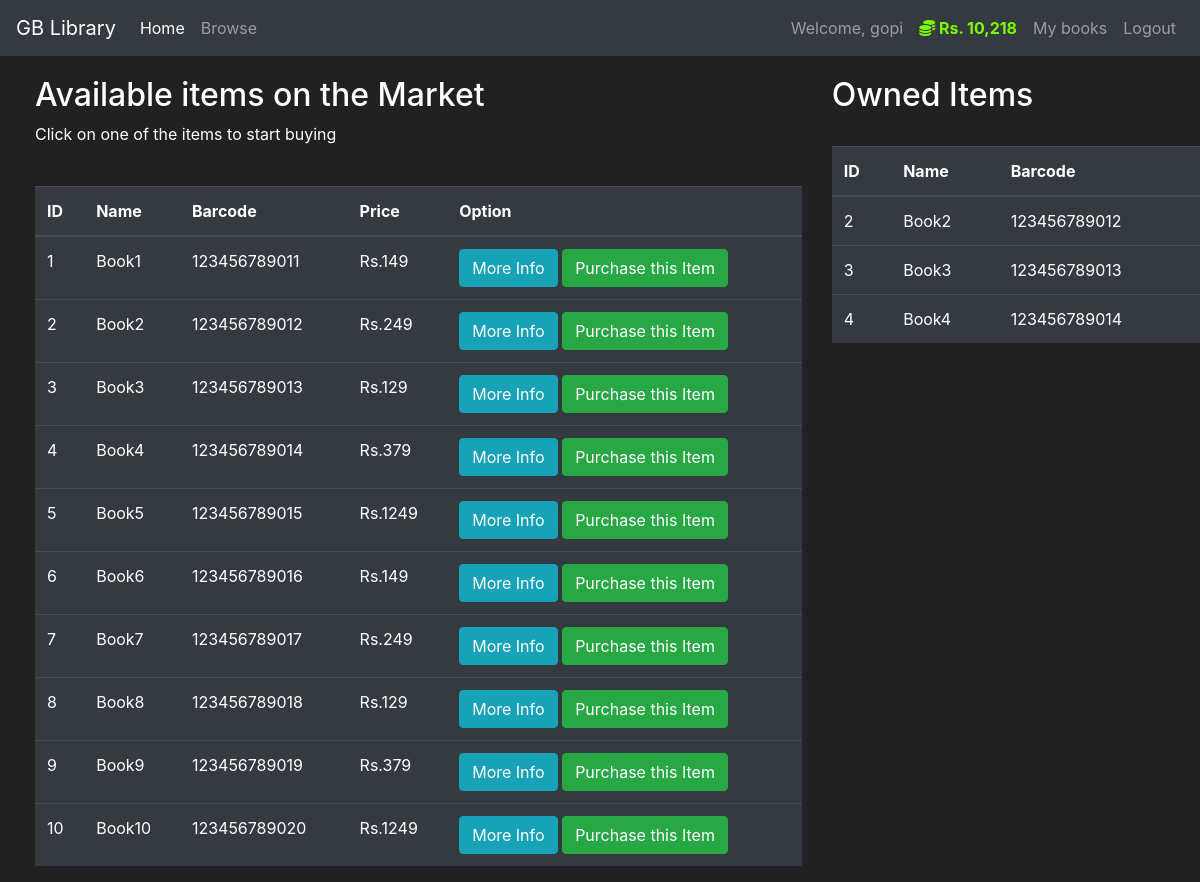
/browse (signed in), run on the app's committed database.
### library/models.py (models this page shows, shortened)
class User(db.Model, UserMixin):
    id =db.Column(db.Integer(), primary_key=True)
    username = db.Column(db.String(length=30),nullable=False, unique=True)
    email_address = db.Column(db.String(length=50), nullable=False, unique=True)
    password_hash = db.Column(db.String(length=60), nullable=False)
    budget = db.Column(db.Integer(), nullable=False, default=15000)
    items = db.relationship('Item', backref='owned_user', lazy=True)
    @property
    def prettier_budget(self):
        if len(str(self.budget))>=4:
            return f'{str(self.budget)[:-3]},{str(self.budget)[-3:]}'
        else:
            return f'{self.budget}'
    @property
    def password(self):
        return self.password

class Item(db.Model):
    id =db.Column(db.Integer(), primary_key=True)
    name = db.Column(db.String(length=30), nullable=False, unique=True)
    price = db.Column(db.Integer(), nullable=False)
    barcode = db.Column(db.String(12), nullable=False, unique=True)
    description = db.Column(db.String(length=1024), nullable=False, unique=True)
    owner = db.Column(db.Integer(),db.ForeignKey('user.id'))

### library/routes.py (the view, shortened to what this page needs)
@app.route('/browse', methods=['GET','POST'])
@login_required
def browse_page():
    purchase_form = PurchaseItemForm()
    items = Item.query.all()
    owned_items = Item.query.filter_by(owner=current_user.id)
    return render_template('browse.html', items=items, purchase_form=purchase_form, owned_items=owned_items )

### library/models.py (called while the page is built)
@login_manager.user_loader
def load_user(user_id):
    return User.query.get(int(user_id))

### library/templates/browse.html (shortened to what this page needs)
{% extends 'layout.html' %}
{% block content %}
<div class="row" style="margin-top:20px; margin-left:20px">
   <div class="col-8">
       <h2>Available items on the Market</h2>
       <p>Click on one of the items to start buying</p>
       <br>
       <table class="table table-hover table-dark">
        <thead>
            <tr>
                <th scope="col">ID</th>
                <th scope="col">Name</th>
                <th scope="col">Barcode</th>
                <th scope="col">Price</th>
                <th scope="col">Option</th>
            </tr>
        </thead>
        <tbody>
            {% for item in items %}
                <tr>
                    <td>{{ item.id }}</td>
                    <td>{{ item.name }}</td>
                    <td>{{ item.barcode }}</td>
                    <td>Rs.{{ item.price }}</td>
                    <td>
                        <button data-toggle="modal" data-target="#Modal-MoreInfo-{{ item.id }}" class="btn btn-outline btn-info">More Info</button>
                        <button class="btn btn-outline btn-success" data-toggle="modal" data-target="#Modal-Purchase-{{ item.id }}" >Purchase this Item</button>
                    </td>
                </tr>
            {% endfor %}
        </tbody>
    </table>
   </div>
   <div class="col-4">
        <h2>Owned Items</h2>
        <br>
        <table class="table table-hover table-dark">
            <thead>
                <tr>
                    <th scope="col">ID</th>
                    <th scope="col">Name</th>
                    <th scope="col">Barcode</th>
                </tr>
            </thead>
            <tbody>
                {% for o_item in owned_items %}
                    <tr>
                        <td>{{ o_item.id }}</td>
                        <td>{{ o_item.name }}</td>
                        <td>{{ o_item.barcode }}</td>
                    </tr>
                {% endfor %}
            </tbody>
        </table>
   </div>
</div>
{% endblock %}

### library/templates/layout.html (shortened to what this page needs)
<!doctype html>
<html lang="en">
  <head>
     <link rel="stylesheet" href="https://cdn.jsdelivr.net/npm/bootstrap@4.6.1/dist/css/bootstrap.min.css">
  </head>
  <body>
     <nav class="navbar navbar-expand-md navbar-dark bg-dark">
        <a class="navbar-brand" href="#">GB Library</a>
        <div class="collapse navbar-collapse" id="navbarNav">
            <ul class="navbar-nav mr-auto">
                <li class="nav-item active">
                    <a class="nav-link" href="{{ url_for('home_page') }}">Home <span class="sr-only">(current)</span></a>
                </li>
                <li class="nav-item">
                    <a class="nav-link" href="{{ url_for('browse_page')}}">Browse</a>
                </li>
            </ul>
            {% if current_user.is_authenticated %}
            <ul class="navbar-nav">
                <li class="nav-item">
                    <a class="nav-link">Welcome, {{ current_user.username }}</a>
                </li>
                <li class="nav-item">
                    <a class="nav-link" style="color: lawngreen; font-weight: bold">
                        <i class="fas fa-coins"></i>
                       Rs. {{ current_user.prettier_budget }}
                    </a>
                </li>
                <li class="nav-item">
                    <a class="nav-link" href="{{ url_for('my_books_page') }}">My books</a>
                </li>
                <li class="nav-item">
                    <a class="nav-link" href="{{ url_for('logout_page') }}">Logout</a>
                </li>
            </ul>
            {% endif %}
        </div>
      </nav>
      {% block content %}
      {% endblock %}
  </body>
</html>

### library/templates/layout.html (style rules this page uses)
body { background-color: #212121; color: white }

### data on the page
User: username "gopi", prettier_budget "10,218"
Item: id "1", name "Book1", barcode "123456789011", price "149"
Item: id "2", name "Book2", barcode "123456789012", price "249"
Item: id "3", name "Book3", barcode "123456789013", price "129"
Item: id "4", name "Book4", barcode "123456789014", price "379"
Item: id "5", name "Book5", barcode "123456789015", price "1249"
Item: id "6", name "Book6", barcode "123456789016", price "149"
Item: id "7", name "Book7", barcode "123456789017", price "249"
Item: id "8", name "Book8", barcode "123456789018", price "129"
Item: id "9", name "Book9", barcode "123456789019", price "379"
Item: id "10", name "Book10", barcode "123456789020", price "1249"
